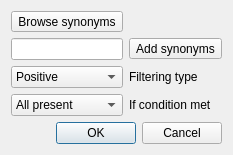
<?xml version="1.0" encoding="UTF-8"?>
<ui version="4.0">
 <class>Dialog</class>
 <widget class="QDialog" name="Dialog">
  <property name="geometry">
   <rect>
    <x>0</x>
    <y>0</y>
    <width>206</width>
    <height>146</height>
   </rect>
  </property>
  <property name="windowTitle">
   <string>Filtering</string>
  </property>
  <property name="windowIcon">
   <iconset>
    <normaloff>../pic/256x256_BlackLogo.png</normaloff>../pic/256x256_BlackLogo.png</iconset>
  </property>
  <layout class="QGridLayout" name="gridLayout">
   <item row="1" column="0" colspan="2">
    <widget class="QLineEdit" name="lineEdit"/>
   </item>
   <item row="0" column="0" colspan="2">
    <widget class="QToolButton" name="toolButton_2">
     <property name="text">
      <string>Browse synonyms</string>
     </property>
    </widget>
   </item>
   <item row="1" column="2">
    <widget class="QToolButton" name="toolButton">
     <property name="text">
      <string>Add synonyms</string>
     </property>
    </widget>
   </item>
   <item row="2" column="0" colspan="2">
    <widget class="QComboBox" name="comboBox">
     <item>
      <property name="text">
       <string>Positive</string>
      </property>
     </item>
     <item>
      <property name="text">
       <string>Negative</string>
      </property>
     </item>
    </widget>
   </item>
   <item row="2" column="2">
    <widget class="QLabel" name="label">
     <property name="text">
      <string>Filtering type</string>
     </property>
    </widget>
   </item>
   <item row="4" column="0" colspan="3">
    <widget class="QDialogButtonBox" name="buttonBox">
     <property name="orientation">
      <enum>Qt::Horizontal</enum>
     </property>
     <property name="standardButtons">
      <set>QDialogButtonBox::Cancel|QDialogButtonBox::Ok</set>
     </property>
    </widget>
   </item>
   <item row="3" column="0" colspan="2">
    <widget class="QComboBox" name="comboBox_2">
     <item>
      <property name="text">
       <string>All present</string>
      </property>
     </item>
     <item>
      <property name="text">
       <string>All absent</string>
      </property>
     </item>
     <item>
      <property name="text">
       <string>Any present</string>
      </property>
     </item>
     <item>
      <property name="text">
       <string>Any absent</string>
      </property>
     </item>
    </widget>
   </item>
   <item row="3" column="2">
    <widget class="QLabel" name="label_2">
     <property name="text">
      <string>If condition met</string>
     </property>
    </widget>
   </item>
  </layout>
 </widget>
 <resources/>
 <connections>
  <connection>
   <sender>buttonBox</sender>
   <signal>accepted()</signal>
   <receiver>Dialog</receiver>
   <slot>accept()</slot>
   <hints>
    <hint type="sourcelabel">
     <x>248</x>
     <y>254</y>
    </hint>
    <hint type="destinationlabel">
     <x>157</x>
     <y>274</y>
    </hint>
   </hints>
  </connection>
  <connection>
   <sender>buttonBox</sender>
   <signal>rejected()</signal>
   <receiver>Dialog</receiver>
   <slot>reject()</slot>
   <hints>
    <hint type="sourcelabel">
     <x>316</x>
     <y>260</y>
    </hint>
    <hint type="destinationlabel">
     <x>286</x>
     <y>274</y>
    </hint>
   </hints>
  </connection>
 </connections>
</ui>
